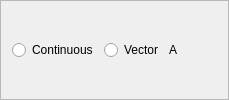
                 <widget class="QFrame" name="frame">
                  <property name="frameShape">
                   <enum>QFrame::StyledPanel</enum>
                  </property>
                  <property name="frameShadow">
                   <enum>QFrame::Raised</enum>
                  </property>
                  <layout class="QHBoxLayout" name="horizontalLayout_5">
                   <item>
                    <layout class="QHBoxLayout" name="cont_vector_horizontalLayout">
                     <item>
                      <widget class="QRadioButton" name="cont_radioButton">
                       <property name="text">
                        <string>Continuous</string>
                       </property>
                      </widget>
                     </item>
                     <item>
                      <widget class="QRadioButton" name="vector_radioButton">
                       <property name="text">
                        <string>Vector</string>
                       </property>
                      </widget>
                     </item>
                     <item>
                      <widget class="QLabel" name="A_base_label">
                       <property name="sizePolicy">
                        <sizepolicy hsizetype="Preferred" vsizetype="Fixed">
                         <horstretch>0</horstretch>
                         <verstretch>0</verstretch>
                        </sizepolicy>
                       </property>
                       <property name="autoFillBackground">
                        <bool>false</bool>
                       </property>
                       <property name="text">
                        <string>A</string>
                       </property>
                       <property name="alignment">
                        <set>Qt::AlignCenter</set>
                       </property>
                      </widget>
                     </item>
                     <item>
                      <spacer name="horizontalSpacer_2">
                       <property name="orientation">
                        <enum>Qt::Horizontal</enum>
                       </property>
                       <property name="sizeHint" stdset="0">
                        <size>
                         <width>40</width>
                         <height>20</height>
                        </size>
                       </property>
                      </spacer>
                     </item>
                    </layout>
                   </item>
                  </layout>
                 </widget>
